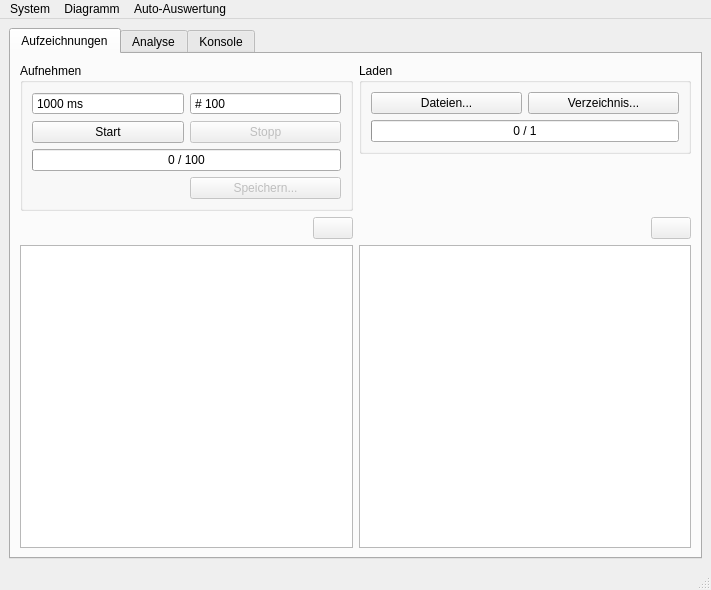
<?xml version="1.0" encoding="UTF-8"?>
<ui version="4.0">
 <class>MainWindow</class>
 <widget class="QMainWindow" name="MainWindow">
  <property name="geometry">
   <rect>
    <x>0</x>
    <y>0</y>
    <width>711</width>
    <height>590</height>
   </rect>
  </property>
  <property name="windowTitle">
   <string>MainWindow</string>
  </property>
  <widget class="QWidget" name="centralwidget">
   <layout class="QGridLayout" name="gridLayout">
    <item row="1" column="0">
     <widget class="QTabWidget" name="tabWidget">
      <property name="currentIndex">
       <number>0</number>
      </property>
      <widget class="QWidget" name="tab_Records">
       <attribute name="title">
        <string>Aufzeichnungen</string>
       </attribute>
       <layout class="QGridLayout" name="gridLayout_6" rowstretch="0,0,0,1">
        <item row="0" column="1">
         <widget class="QGroupBox" name="groupBox_2">
          <property name="title">
           <string>Laden</string>
          </property>
          <layout class="QGridLayout" name="gridLayout_5">
           <item row="0" column="1">
            <widget class="QPushButton" name="pushButtonLoadDir">
             <property name="text">
              <string>Verzeichnis...</string>
             </property>
            </widget>
           </item>
           <item row="0" column="0">
            <widget class="QPushButton" name="pushButtonLoadFiles">
             <property name="text">
              <string>Dateien...</string>
             </property>
            </widget>
           </item>
           <item row="1" column="0" colspan="2">
            <widget class="QProgressBar" name="progressBarLoad">
             <property name="maximum">
              <number>1</number>
             </property>
             <property name="value">
              <number>0</number>
             </property>
             <property name="format">
              <string>%v / %m</string>
             </property>
            </widget>
           </item>
          </layout>
         </widget>
        </item>
        <item row="3" column="0">
         <widget class="QListWidget" name="listWidgetRecord">
          <property name="selectionMode">
           <enum>QAbstractItemView::SelectionMode::ExtendedSelection</enum>
          </property>
         </widget>
        </item>
        <item row="1" column="1">
         <spacer name="verticalSpacer">
          <property name="orientation">
           <enum>Qt::Orientation::Vertical</enum>
          </property>
          <property name="sizeHint" stdset="0">
           <size>
            <width>20</width>
            <height>0</height>
           </size>
          </property>
         </spacer>
        </item>
        <item row="2" column="1">
         <layout class="QHBoxLayout" name="horizontalLayout_2">
          <item>
           <spacer name="horizontalSpacer_2">
            <property name="orientation">
             <enum>Qt::Orientation::Horizontal</enum>
            </property>
            <property name="sizeHint" stdset="0">
             <size>
              <width>40</width>
              <height>20</height>
             </size>
            </property>
           </spacer>
          </item>
          <item>
           <widget class="QPushButton" name="pushButtonClearLoad">
            <property name="enabled">
             <bool>false</bool>
            </property>
            <property name="text">
             <string/>
            </property>
            <property name="icon">
             <iconset theme="QIcon::ThemeIcon::EditDelete"/>
            </property>
           </widget>
          </item>
         </layout>
        </item>
        <item row="2" column="0">
         <layout class="QHBoxLayout" name="horizontalLayout">
          <item>
           <spacer name="horizontalSpacer">
            <property name="orientation">
             <enum>Qt::Orientation::Horizontal</enum>
            </property>
            <property name="sizeHint" stdset="0">
             <size>
              <width>40</width>
              <height>20</height>
             </size>
            </property>
           </spacer>
          </item>
          <item>
           <widget class="QPushButton" name="pushButtonClearRecord">
            <property name="enabled">
             <bool>false</bool>
            </property>
            <property name="text">
             <string/>
            </property>
            <property name="icon">
             <iconset theme="QIcon::ThemeIcon::EditDelete"/>
            </property>
           </widget>
          </item>
         </layout>
        </item>
        <item row="0" column="0" rowspan="2">
         <widget class="QGroupBox" name="groupBox">
          <property name="title">
           <string>Aufnehmen</string>
          </property>
          <layout class="QGridLayout" name="gridLayout_4">
           <item row="1" column="1">
            <widget class="QPushButton" name="pushButtonStop">
             <property name="enabled">
              <bool>false</bool>
             </property>
             <property name="text">
              <string>Stopp</string>
             </property>
            </widget>
           </item>
           <item row="0" column="1">
            <widget class="QSpinBox" name="spinBoxRecordCount">
             <property name="buttonSymbols">
              <enum>QAbstractSpinBox::ButtonSymbols::NoButtons</enum>
             </property>
             <property name="suffix">
              <string/>
             </property>
             <property name="prefix">
              <string># </string>
             </property>
             <property name="maximum">
              <number>9999</number>
             </property>
             <property name="value">
              <number>100</number>
             </property>
            </widget>
           </item>
           <item row="2" column="0" colspan="2">
            <widget class="QProgressBar" name="progressBarRecord">
             <property name="maximum">
              <number>100</number>
             </property>
             <property name="value">
              <number>0</number>
             </property>
             <property name="format">
              <string>%v / %m</string>
             </property>
            </widget>
           </item>
           <item row="1" column="0">
            <widget class="QPushButton" name="pushButtonStart">
             <property name="enabled">
              <bool>true</bool>
             </property>
             <property name="text">
              <string>Start</string>
             </property>
            </widget>
           </item>
           <item row="0" column="0">
            <widget class="QSpinBox" name="spinBoxRecordTimer">
             <property name="buttonSymbols">
              <enum>QAbstractSpinBox::ButtonSymbols::NoButtons</enum>
             </property>
             <property name="suffix">
              <string> ms</string>
             </property>
             <property name="maximum">
              <number>999999</number>
             </property>
             <property name="value">
              <number>1000</number>
             </property>
            </widget>
           </item>
           <item row="3" column="1">
            <widget class="QPushButton" name="pushButtonSave">
             <property name="enabled">
              <bool>false</bool>
             </property>
             <property name="text">
              <string>Speichern...</string>
             </property>
            </widget>
           </item>
          </layout>
         </widget>
        </item>
        <item row="3" column="1">
         <widget class="QListWidget" name="listWidgetLoad">
          <property name="selectionMode">
           <enum>QAbstractItemView::SelectionMode::ExtendedSelection</enum>
          </property>
         </widget>
        </item>
       </layout>
      </widget>
      <widget class="QWidget" name="Analyse">
       <attribute name="title">
        <string>Analyse</string>
       </attribute>
       <layout class="QGridLayout" name="gridLayout_3" rowstretch="0,0,0" columnstretch="0,0,1">
        <item row="0" column="0">
         <widget class="QGroupBox" name="groupBox_3">
          <property name="title">
           <string>Auswertung</string>
          </property>
          <layout class="QGridLayout" name="gridLayout_14">
           <item row="0" column="0">
            <widget class="QLabel" name="label_2">
             <property name="text">
              <string>Alpha</string>
             </property>
            </widget>
           </item>
           <item row="2" column="0" colspan="2">
            <widget class="Line" name="line">
             <property name="orientation">
              <enum>Qt::Orientation::Horizontal</enum>
             </property>
            </widget>
           </item>
           <item row="6" column="0" colspan="2">
            <widget class="QGroupBox" name="groupBox_6">
             <property name="title">
              <string>PDOA</string>
             </property>
             <layout class="QGridLayout" name="gridLayout_7">
              <item row="0" column="1">
               <widget class="QLabel" name="labelEvalPdoa01">
                <property name="toolTip">
                 <string/>
                </property>
                <property name="text">
                 <string/>
                </property>
               </widget>
              </item>
              <item row="2" column="0">
               <widget class="QLabel" name="label_7">
                <property name="text">
                 <string>&lt;html&gt;&lt;head/&gt;&lt;body&gt;&lt;p&gt;&lt;span style=&quot; font-weight:700;&quot;&gt;02&lt;/span&gt;&lt;/p&gt;&lt;/body&gt;&lt;/html&gt;</string>
                </property>
               </widget>
              </item>
              <item row="0" column="0">
               <widget class="QLabel" name="label">
                <property name="text">
                 <string>&lt;html&gt;&lt;head/&gt;&lt;body&gt;&lt;p&gt;&lt;span style=&quot; font-weight:700;&quot;&gt;01&lt;/span&gt;&lt;/p&gt;&lt;/body&gt;&lt;/html&gt;</string>
                </property>
               </widget>
              </item>
              <item row="1" column="0">
               <widget class="QLabel" name="label_3">
                <property name="text">
                 <string>&lt;html&gt;&lt;head/&gt;&lt;body&gt;&lt;p&gt;&lt;span style=&quot; font-weight:700;&quot;&gt;12&lt;/span&gt;&lt;/p&gt;&lt;/body&gt;&lt;/html&gt;</string>
                </property>
               </widget>
              </item>
              <item row="3" column="0">
               <widget class="QLabel" name="label_8">
                <property name="text">
                 <string>&lt;html&gt;&lt;head/&gt;&lt;body&gt;&lt;p&gt;&lt;span style=&quot; font-weight:700;&quot;&gt;Mittel&lt;/span&gt;&lt;/p&gt;&lt;/body&gt;&lt;/html&gt;</string>
                </property>
               </widget>
              </item>
              <item row="1" column="1">
               <widget class="QLabel" name="labelEvalPdoa12">
                <property name="toolTip">
                 <string/>
                </property>
                <property name="text">
                 <string/>
                </property>
               </widget>
              </item>
              <item row="2" column="1">
               <widget class="QLabel" name="labelEvalPdoa02">
                <property name="toolTip">
                 <string/>
                </property>
                <property name="text">
                 <string/>
                </property>
               </widget>
              </item>
              <item row="3" column="1">
               <widget class="QLabel" name="labelEvalPdoaMean">
                <property name="toolTip">
                 <string/>
                </property>
                <property name="text">
                 <string/>
                </property>
               </widget>
              </item>
             </layout>
            </widget>
           </item>
           <item row="5" column="0" colspan="2">
            <widget class="QGroupBox" name="groupBox_5">
             <property name="title">
              <string>MUSIC Summe</string>
             </property>
             <layout class="QGridLayout" name="gridLayout_16">
              <item row="0" column="1">
               <widget class="QLabel" name="labelEvalSumPeak">
                <property name="toolTip">
                 <string/>
                </property>
                <property name="text">
                 <string/>
                </property>
               </widget>
              </item>
              <item row="0" column="0">
               <widget class="QLabel" name="label_5">
                <property name="text">
                 <string>&lt;html&gt;&lt;head/&gt;&lt;body&gt;&lt;p&gt;&lt;span style=&quot; font-weight:700;&quot;&gt;Peak&lt;/span&gt;&lt;/p&gt;&lt;/body&gt;&lt;/html&gt;</string>
                </property>
               </widget>
              </item>
              <item row="1" column="1">
               <widget class="QLabel" name="labelEvalSumQuality">
                <property name="text">
                 <string/>
                </property>
               </widget>
              </item>
              <item row="1" column="0">
               <widget class="QLabel" name="label_9">
                <property name="text">
                 <string>&lt;html&gt;&lt;head/&gt;&lt;body&gt;&lt;p&gt;&lt;span style=&quot; font-weight:700;&quot;&gt;Qualität&lt;/span&gt;&lt;/p&gt;&lt;/body&gt;&lt;/html&gt;</string>
                </property>
               </widget>
              </item>
             </layout>
            </widget>
           </item>
           <item row="0" column="1">
            <widget class="QDoubleSpinBox" name="doubleSpinBoxTrueAlpha">
             <property name="buttonSymbols">
              <enum>QAbstractSpinBox::ButtonSymbols::NoButtons</enum>
             </property>
             <property name="suffix">
              <string>°</string>
             </property>
             <property name="decimals">
              <number>0</number>
             </property>
             <property name="minimum">
              <double>-180.000000000000000</double>
             </property>
             <property name="maximum">
              <double>180.000000000000000</double>
             </property>
            </widget>
           </item>
           <item row="4" column="0" colspan="2">
            <widget class="QGroupBox" name="groupBox_4">
             <property name="title">
              <string>MUSIC Separat</string>
             </property>
             <layout class="QGridLayout" name="gridLayout_15">
              <item row="0" column="1">
               <widget class="QLabel" name="labelEvalSepPeak">
                <property name="toolTip">
                 <string/>
                </property>
                <property name="text">
                 <string/>
                </property>
               </widget>
              </item>
              <item row="0" column="0">
               <widget class="QLabel" name="label_4">
                <property name="text">
                 <string>&lt;html&gt;&lt;head/&gt;&lt;body&gt;&lt;p&gt;&lt;span style=&quot; font-weight:700;&quot;&gt;Peak&lt;/span&gt;&lt;/p&gt;&lt;/body&gt;&lt;/html&gt;</string>
                </property>
               </widget>
              </item>
             </layout>
            </widget>
           </item>
           <item row="3" column="0">
            <widget class="QLabel" name="label_12">
             <property name="text">
              <string>&lt;html&gt;&lt;head/&gt;&lt;body&gt;&lt;p&gt;&lt;span style=&quot; font-weight:700;&quot;&gt;Pong&lt;/span&gt;&lt;/p&gt;&lt;/body&gt;&lt;/html&gt;</string>
             </property>
            </widget>
           </item>
           <item row="3" column="1">
            <widget class="QLabel" name="labelEvalSamples">
             <property name="toolTip">
              <string/>
             </property>
             <property name="text">
              <string/>
             </property>
            </widget>
           </item>
          </layout>
         </widget>
        </item>
        <item row="0" column="1" rowspan="2" colspan="2">
         <widget class="ZoomableChartWidget" name="chartWidget" native="true"/>
        </item>
        <item row="1" column="0">
         <spacer name="verticalSpacer_2">
          <property name="orientation">
           <enum>Qt::Orientation::Vertical</enum>
          </property>
          <property name="sizeHint" stdset="0">
           <size>
            <width>20</width>
            <height>40</height>
           </size>
          </property>
         </spacer>
        </item>
        <item row="2" column="0" colspan="3">
         <widget class="QProgressBar" name="progressBarChart">
          <property name="maximum">
           <number>1</number>
          </property>
          <property name="value">
           <number>0</number>
          </property>
          <property name="format">
           <string>%v / %m</string>
          </property>
         </widget>
        </item>
       </layout>
      </widget>
      <widget class="QWidget" name="tab_Console">
       <attribute name="title">
        <string>Konsole</string>
       </attribute>
       <layout class="QGridLayout" name="gridLayout_2">
        <item row="1" column="1">
         <widget class="QProgressBar" name="progressBar_2">
          <property name="maximum">
           <number>1</number>
          </property>
          <property name="value">
           <number>0</number>
          </property>
          <property name="format">
           <string>%v / %m</string>
          </property>
         </widget>
        </item>
        <item row="5" column="1">
         <widget class="QLineEdit" name="lineEdit_4"/>
        </item>
        <item row="5" column="0">
         <widget class="QLineEdit" name="lineEdit_3"/>
        </item>
        <item row="2" column="0">
         <widget class="QLineEdit" name="lineEdit_1"/>
        </item>
        <item row="3" column="1">
         <widget class="QTextEdit" name="textEdit_4"/>
        </item>
        <item row="0" column="0">
         <widget class="QTextEdit" name="textEdit_1"/>
        </item>
        <item row="4" column="1">
         <widget class="QProgressBar" name="progressBar_4">
          <property name="maximum">
           <number>1</number>
          </property>
          <property name="value">
           <number>0</number>
          </property>
          <property name="format">
           <string>%v / %m</string>
          </property>
         </widget>
        </item>
        <item row="1" column="0">
         <widget class="QProgressBar" name="progressBar_1">
          <property name="maximum">
           <number>1</number>
          </property>
          <property name="value">
           <number>0</number>
          </property>
          <property name="format">
           <string>%v / %m</string>
          </property>
         </widget>
        </item>
        <item row="0" column="1">
         <widget class="QTextEdit" name="textEdit_2"/>
        </item>
        <item row="2" column="1">
         <widget class="QLineEdit" name="lineEdit_2"/>
        </item>
        <item row="4" column="0">
         <widget class="QProgressBar" name="progressBar_3">
          <property name="maximum">
           <number>1</number>
          </property>
          <property name="value">
           <number>0</number>
          </property>
          <property name="format">
           <string>%v / %m</string>
          </property>
         </widget>
        </item>
        <item row="3" column="0">
         <widget class="QTextEdit" name="textEdit_3"/>
        </item>
        <item row="6" column="0" colspan="2">
         <layout class="QHBoxLayout" name="horizontalLayout_4">
          <item>
           <widget class="QLineEdit" name="lineEditBroadcast">
            <property name="placeholderText">
             <string>Broadcast</string>
            </property>
           </widget>
          </item>
          <item>
           <widget class="QPushButton" name="pushButtonClearConsole">
            <property name="text">
             <string/>
            </property>
            <property name="icon">
             <iconset theme="QIcon::ThemeIcon::EditDelete"/>
            </property>
           </widget>
          </item>
         </layout>
        </item>
       </layout>
      </widget>
     </widget>
    </item>
   </layout>
  </widget>
  <widget class="QMenuBar" name="menubar">
   <property name="geometry">
    <rect>
     <x>0</x>
     <y>0</y>
     <width>711</width>
     <height>21</height>
    </rect>
   </property>
   <widget class="QMenu" name="menuSystem">
    <property name="title">
     <string>System</string>
    </property>
    <addaction name="actionSettings"/>
    <addaction name="actionDebug"/>
   </widget>
   <widget class="QMenu" name="menuChart">
    <property name="title">
     <string>Diagramm</string>
    </property>
    <addaction name="actionShow_Pong_Only"/>
    <addaction name="actionShow_MUSIC_Peaks"/>
    <addaction name="actionLog_Amplitude"/>
    <addaction name="actionShow_Ranges"/>
    <addaction name="separator"/>
    <addaction name="actionClear_Cache"/>
   </widget>
   <widget class="QMenu" name="menuAuto_Auswertung">
    <property name="title">
     <string>Auto-Auswertung</string>
    </property>
    <addaction name="actionAutoGeneric"/>
    <addaction name="actionAutoMusicSum"/>
    <addaction name="actionAutoMusicSeparate"/>
    <addaction name="actionAutoPdoa"/>
    <addaction name="separator"/>
    <addaction name="actionStart"/>
   </widget>
   <addaction name="menuSystem"/>
   <addaction name="menuChart"/>
   <addaction name="menuAuto_Auswertung"/>
  </widget>
  <widget class="QStatusBar" name="statusbar"/>
  <action name="actionSettings">
   <property name="text">
    <string>Einstellungen</string>
   </property>
  </action>
  <action name="actionShow_Pong_Only">
   <property name="checkable">
    <bool>true</bool>
   </property>
   <property name="text">
    <string>Nur mit Ortungssignal</string>
   </property>
  </action>
  <action name="actionShow_MUSIC_Peaks">
   <property name="checkable">
    <bool>true</bool>
   </property>
   <property name="checked">
    <bool>true</bool>
   </property>
   <property name="text">
    <string>MUSIC Peaks anzeigen</string>
   </property>
  </action>
  <action name="actionLog_Amplitude">
   <property name="checkable">
    <bool>true</bool>
   </property>
   <property name="text">
    <string>Amplitude logarithmieren</string>
   </property>
  </action>
  <action name="actionShow_Ranges">
   <property name="checkable">
    <bool>true</bool>
   </property>
   <property name="checked">
    <bool>true</bool>
   </property>
   <property name="text">
    <string>Zeitfenster anzeigen</string>
   </property>
  </action>
  <action name="actionClear_Cache">
   <property name="text">
    <string>Cache leeren</string>
   </property>
  </action>
  <action name="actionDebug">
   <property name="checkable">
    <bool>true</bool>
   </property>
   <property name="text">
    <string>Debug</string>
   </property>
  </action>
  <action name="actionAutoGeneric">
   <property name="checkable">
    <bool>true</bool>
   </property>
   <property name="checked">
    <bool>true</bool>
   </property>
   <property name="text">
    <string>Generic</string>
   </property>
  </action>
  <action name="actionAutoMusicSum">
   <property name="checkable">
    <bool>true</bool>
   </property>
   <property name="text">
    <string>MUSIC Summe</string>
   </property>
  </action>
  <action name="actionAutoPdoa">
   <property name="checkable">
    <bool>true</bool>
   </property>
   <property name="text">
    <string>PDOA</string>
   </property>
  </action>
  <action name="actionStart">
   <property name="text">
    <string>Start...</string>
   </property>
  </action>
  <action name="actionAutoMusicSeparate">
   <property name="checkable">
    <bool>true</bool>
   </property>
   <property name="text">
    <string>MUSIC Separat</string>
   </property>
  </action>
 </widget>
 <customwidgets>
  <customwidget>
   <class>ZoomableChartWidget</class>
   <extends>QWidget</extends>
   <header>zoomablechartwidget.h</header>
   <container>1</container>
  </customwidget>
 </customwidgets>
 <resources/>
 <connections/>
</ui>
